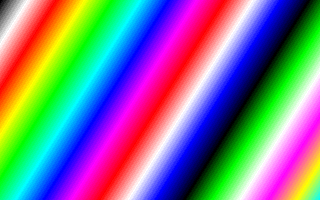
#> input picture test_images/colors.256.png, 320 x 200 px
$ python commandline.py --format art-studio-hires ../test_images/colors.256.png
#> lines starting #> are read from the running program, lines starting #| are printed output that depends on the picture
### c64img/base.py
"""
C64lib module holds all information needed to provide abstraction to low level
graphic related operation and conbertion in Python.
"""
import os
from collections import Counter
import logging

from PIL import Image
from PIL.ImageDraw import Draw

from c64img.path import get_modified_fname
from c64img.logger import Logger

# Palettes are organized with original C64 order:
# black, white, red, magenta, purple, green, dark blue, yellow,
# orange, brown, pink, dark gray, gray, light green, light blue, light gray

(BLACK, WHITE, RED, MAGENTA, PURPLE, GREEN, DARK_BLUE, YELLOW,
 ORANGE, BROWN, PINK, DARK_GRAY, GRAY, LIGHT_GREEN, LIGHT_BLUE,
 LIGHT_GRAY) = range(16)

PALETTES = {'Vice': ((0x00, 0x00, 0x00), (0xFF, 0xFF, 0xFF),
                     (0x9a, 0x53, 0x48), (0x8c, 0xc9, 0xd1),
                     (0x9b, 0x5a, 0xbb), (0x7b, 0xb7, 0x54),
                     (0x51, 0x42, 0xb1), (0xd8, 0xe2, 0x84),
                     (0xa0, 0x72, 0x35), (0x70, 0x5b, 0x00),
                     (0xc6, 0x89, 0x80), (0x69, 0x69, 0x69),
                     (0x92, 0x92, 0x92), (0xb9, 0xee, 0x99),
                     (0x8e, 0x82, 0xe1), (0xb9, 0xb9, 0xb9)),
            'Timanthes': ((0, 0, 0), (213, 213, 213),
                          (114, 53, 44), (101, 159, 166),
                          (115, 58, 145), (86, 141, 53),
                          (46, 35, 125), (174, 183, 94),
                          (119, 79, 30), (75, 60, 0),
                          (156, 99, 90), (71, 71, 71),
                          (107, 107, 107), (143, 194, 113),
                          (103, 93, 182), (143, 143, 143)),
            'Unknown': ((0x00, 0x00, 0x00), (0xff, 0xff, 0xff),
                        (0x88, 0x00, 0x00), (0xaa, 0xff, 0xee),
                        (0xcc, 0x44, 0xcc), (0x00, 0xcc, 0x55),
                        (0x00, 0x00, 0xaa), (0xee, 0xee, 0x77),
                        (0xdd, 0x88, 0x55), (0x66, 0x44, 0x00),
                        (0xff, 0x77, 0x77), (0x33, 0x33, 0x33),
                        (0x77, 0x77, 0x77), (0xaa, 0xff, 0x66),
                        (0x00, 0x88, 0xff), (0xbb, 0xbb, 0xbb)),
            'Pepto': ((0x00, 0x00, 0x00), (0xFF, 0xFF, 0xFF),
                      (0x68, 0x37, 0x2B), (0x70, 0xA4, 0xB2),
                      (0x6F, 0x3D, 0x86), (0x58, 0x8D, 0x43),
                      (0x35, 0x28, 0x79), (0xB8, 0xC7, 0x6F),
                      (0x6F, 0x4F, 0x25), (0x43, 0x39, 0x00),
                      (0x9A, 0x67, 0x59), (0x44, 0x44, 0x44),
                      (0x6C, 0x6C, 0x6C), (0x9A, 0xD2, 0x84),
                      (0x6C, 0x5E, 0xB5), (0x95, 0x95, 0x95))}
COLOR_SUBS = {BLACK: [DARK_GRAY, BROWN, DARK_BLUE],
              WHITE: [LIGHT_GRAY, LIGHT_GRAY],
              RED: [DARK_GRAY, GRAY, PURPLE],
              MAGENTA: [LIGHT_GRAY, GRAY, LIGHT_BLUE],
              PURPLE: [GRAY, DARK_GRAY, RED, ORANGE],
              GREEN: [GRAY, LIGHT_GRAY, YELLOW, LIGHT_GREEN],
              DARK_BLUE: [DARK_GRAY, BROWN, LIGHT_BLUE, BLACK],
              YELLOW: [LIGHT_GRAY, LIGHT_GREEN, WHITE],
              ORANGE: [GRAY, DARK_GRAY, PURPLE, BROWN],
              BROWN: [DARK_GRAY, DARK_BLUE, RED, BLACK],
              PINK: [GRAY, LIGHT_GRAY, GREEN, RED],
              DARK_GRAY: [GRAY, BROWN, DARK_BLUE, BLACK],
              GRAY: [LIGHT_GRAY, GREEN, LIGHT_BLUE, ORANGE, PURPLE, PINK],
              LIGHT_GREEN: [LIGHT_GRAY, YELLOW, WHITE],
              LIGHT_BLUE: [GRAY, LIGHT_GRAY, MAGENTA],
              LIGHT_GRAY: [LIGHT_GREEN, YELLOW, GRAY, WHITE]}
COLOR_NAMES = dict(enumerate(["Black", "White", "Red", "Magenta", "Purple",
                              "Green", "Dark blue", "Yellow", "Orange",
                              "Brown", "Pink", "Dark gray", "Gray",
                              "Light green", "Light blue", "Light gray"]))


class Char(object):
    """
    Char implementation
    """

    def __init__(self, log, prev=None, fix_clash=False):
        """
        Init. prev is the Char object which represents the same character in
        previous picture
        """
        self.background = None
        self.clash = False
        self.colors = {}
        self.max_colors = 2
        self.pixels = {}
        self.pixel_state = {0: False, 1: False}
        self.prev = prev
        self.log = log
        self._fix_clash = fix_clash

    def _analyze_color_map(self):
        """
        Check for the optimal color placement in char. This method may be run
        only on not clashed chars.
        """

        if self._check_clash():
            if not self._fix_clash:
                return
            self._fix_color_clash()

        if self.prev and self.prev.clash:
            return

        colors = Counter(self.pixels.values())
        self._compare_colors(colors)

    # [5 lines left out: function get_binary_data, not called in this run]

    def process(self, box, palette_map):
        """
        Store pixel/color information
        """
        for chry, chrx in sorted([(y, x)
                                  for x in range(box.size[0])
                                  for y in range(box.size[1])]):
            self.pixels[(chry, chrx)] = palette_map[box.getpixel((chrx, chry))]

        self._analyze_color_map()

    # [38 lines left out: function _fix_color_clash, not called in this run]

    def _check_clash(self):
        """
        Check color clash. max_colors is the maximum colors per char object
        """
        colors = Counter(self.pixels.values())

        if len(colors) > self.max_colors:
            self.clash = True

        if self.background is None:
            return self.clash

        if len(colors) == self.max_colors and self.background not in colors:
            self.clash = True

        return self.clash

    def _compare_colors_with_prev_char(self, colors, repeat=False):
        """
        Make a color map to the pixels comparing to the previous data
        """
        needs_repeat = False
        for color in sorted(colors):
            if color == self.background:
                continue
            if repeat:
                if color in self.colors:
                    continue

                for pair, taken in self.pixel_state.items():
                    if not taken:
                        self.pixel_state[pair] = True
                        self.colors[color] = pair
                        break
            elif self.prev and self.prev.colors.get(color, None) is not None:
                self.colors[color] = self.prev.colors[color]
                self.pixel_state[self.prev.colors[color]] = True
            else:
                needs_repeat = True

        return needs_repeat

    def _compare_colors(self, colors):
        """
        Make a color map to the pixels
        """
        if self._compare_colors_with_prev_char(colors):
            self._compare_colors_with_prev_char(colors, True)


class FullScreenImage(object):
    """
    Class represents full-screen image in unspecified C64 format
    """
    WIDTH = 320
    HEIGHT = 200
    LOGGER_NAME = 'PictureConverter'

    def __init__(self, fname, errors_action="none"):
        """
        Initialization. Fname is a full/relative path for a hires picture.
        errors_action can be one of "none", "save" and "show". In case of
        color clashes, it will do nothing, save picture with "_error" suffix
        or show it respectively.
        """
        self._errors_action = errors_action
        self._fname = fname
        self._palette_map = None
        self._save_map = {}
        self._src_image = None
        self.chars = {}
        self.data = {}
        self.log = Logger(self.LOGGER_NAME)()
        self.prev_chars = {}

    def save(self, filename, format_=None):
        """
        Save picture in one of the formats or as an executable prg.
        """
        if not self.data.get('bitmap'):
            if not self.convert():
                return 1

        if os.path.exists(filename):
            self.log.warning("File `%s' will be overwritten", filename)

        if self._save_map[format_](filename):
            return 0

    # [13 lines left out: functions set_bg_color, set_border_color, not called in this run]

    def convert(self):
        """
        Convert image to binary data
        """
        if not self._load():
            return False

        if not self._check_dimensions():
            return False

        hist = self._src_image.histogram()
        self._colors_check(hist)
        self._find_best_palette_map()
        self._find_most_freq_color(hist)
        return self._fill_memory()

    def _load(self):
        """
        Load src image and store it under _src_image attribute.
        """
        try:
            img = Image.open(self._fname)
#> img is the input picture: PIL image 320x200 P; mean R, G, B 124.9, 122.8, 140.8
            img = img.convert("RGB").convert('P', palette=Image.ADAPTIVE,
                                             dither='none', colors=16)
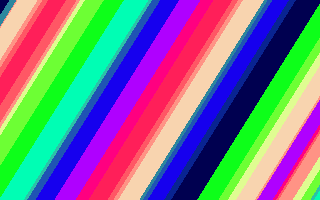
#> img: PIL image 320x200 P; mean R, G, B 121.3, 121.5, 139
            self._src_image = img
        except IOError:
            self.log.critical("Cannot open file `%s'. Exiting.", self._fname)
            if self.log.getEffectiveLevel() == logging.DEBUG:
                raise
            return False
        return True

    def _check_dimensions(self):
        """
        Check for image dimensions. If different from 320x200 return False
        """
        width, height = self._src_image.size

        if width == FullScreenImage.WIDTH and height == FullScreenImage.HEIGHT:
            return True

        return False

    def _find_most_freq_color(self, histogram):
        """
        Check for the most frequent color on the picture. Can be used to
        auto detect background/border colors.
        Value remembered in attribute data['most_freq_color'] is an
        index in the C64 palette (NOT the source image palette!).
        """
        pal = self._src_image.getpalette()
        pal = [tuple(pal[index:index + 3]) for index in range(0, len(pal), 3)]
        sorted_hist = sorted([(count, index)
                              for index, count in enumerate(histogram[:16])],
                             reverse=True)
        self.data['most_freq_colors'] = []
        for _, index in sorted_hist:
            color = self._palette_map[pal[index]]
            self.data['most_freq_colors'].append(color)

        self.data['most_freq_color'] = self.data['most_freq_colors'][0]

    def _colors_check(self, histogram):
        """
        Find out how many same colors do we have. Just an information to the
        user.
        """
        no_of_colors = len([col for col in histogram if col != 0])
        if no_of_colors < 2:
            self.log.warn("Picture have %d color(s). Result may be confusing.",
                          no_of_colors)
        else:
            self.log.info("Picture have %d colors", no_of_colors)

        return no_of_colors

    def _get_palette(self):
        """
        Return source image palette as RGB tuples
        """
        pal = self._src_image.getpalette()
        return [(pal[i], pal[i + 1], pal[i + 2]) for i in range(0, 16 * 3, 3)]

    # [6 lines left out: function _fill_memory, not called in this run]

    def _find_best_palette_map(self):
        """
        Try to match source image palette to predefined ones, and return name
        of the best matched palette and color map for current source image.
        """
        palettes_map = {}
        src_pal = self._get_palette()
        nearest_match = -1
        selected_palette = None

        for pal_name, pal in PALETTES.items():
            quality = 0
            palettes_map[pal_name] = {}
            for orig_color in src_pal:
                color2use, delta = _best_color_match(orig_color, pal)
                quality += delta
                palettes_map[pal_name][orig_color] = color2use
            if nearest_match < 0 or nearest_match > quality:
                nearest_match = quality
                selected_palette = pal_name

        if nearest_match == 0:
            self.log.info("Perfect palette match for %s-palette",
                          selected_palette)
        else:
            self.log.info("Quality: %d for %s-palette ", nearest_match,
                          selected_palette)

        self._palette_map = palettes_map[selected_palette]

    # [85 lines left out: functions _get_border, _get_background, _error_image_action, _get_the_substitute, not called in this run]


def _best_color_match(orig_color, colors):
    """
    Match provided color for closed match in colors list, and return it's
    index and delta (which indicates similarity)
    """
    delta = 0
    src_r, src_g, src_b = orig_color

    rgb_diff = 195075  # arbitrary number of maximum difference
    for idx, (pal_r, pal_g, pal_b) in enumerate(colors):
        partial_delta = (src_r - pal_r) ** 2 + \
                        (src_g - pal_g) ** 2 + (src_b - pal_b) ** 2

        if partial_delta == 0:  # bingo
            delta = partial_delta
            color2use = idx
            break

        if rgb_diff > partial_delta:
            rgb_diff = partial_delta
            delta = rgb_diff
            color2use = idx

    return color2use, delta

### c64img/hires.py
"""
Fullscreen high resolution image abstraction.

Assumptions:
    - Input image 320x200 pixels.
    - Maximum 2 colors per char may be used.
"""
from c64img import base


class HiresChar(base.Char):
    """
    Hires char implementation
    """

    def get_binary_data(self):
        """
        Return binary data for the char
        """
        result = {"bitmap": [], "screen-ram": 0}

        pixel_keys = sorted(self.pixels.keys())

        for key_row in [pixel_keys[index:index+8]
                        for index in range(0, len(pixel_keys), 8)]:
            char_line = 0
            for key in key_row:
                bit_ = self.colors.get(self.pixels[key], 0)
                char_line += bit_ * 2 ** (7 - key[1])
            result['bitmap'].append(char_line)

        colors = dict([(y, x) for x, y in self.colors.items()])
        if 0 in colors:
            result['screen-ram'] = colors[0]

        if 1 in colors:
            result['screen-ram'] += colors[1] * 16
        return result


class HiresConverter(base.FullScreenImage):
    """
    Convert bitmap graphic in png/gif/probably other formats supported by
    PIL into executable C64 prg file suitable to transfer to real thing or
    run in emulator.
    """
    LOGGER_NAME = "HiresConverter"

    def __init__(self, fname, errors_action="none"):
        """
        Initialization
        """
        super(HiresConverter, self).__init__(fname, errors_action)
        self._save_map = {"prg": self._save_prg,
                          "raw": self._save_raw,
                          "hires": self._save_ash,  # make sane default
                          "art-studio-hires": self._save_ash}

    # [10 lines left out: function _get_displayer, not called in this run]

    def _fill_memory(self):
        """
        Create bitmap/screen and error map as a picture if needed.
        """
        self.data["bitmap"] = []
        self.data["screen-ram"] = []
        error_list = []

        for chry, chrx in [(chry, chrx)
                           for chry in range(0, self._src_image.size[1], 8)
                           for chrx in range(0, self._src_image.size[0], 8)]:

            box = self._src_image.crop((chrx, chry,
                                        chrx + 8, chry + 8)).convert("RGB")

            char = HiresChar(self.log,
                             self.prev_chars.get((chry, chrx)),
                             self._errors_action == "fix")
            char.process(box, self._palette_map)
            self.chars[(chry, chrx)] = char

            char_data = char.get_binary_data()
            self.data['bitmap'].extend(char_data['bitmap'])
            self.data['screen-ram'].append(char_data['screen-ram'])

            if char.clash:
                error_list.append((chrx, chry))
                self.log.error("Too many colors per block in char %d, %d near"
                               " x=%d, y=%d.",
                               chrx / 8 + 1,
                               chry / 8 + 1,
                               chrx + 4,
                               chry + 4)

        if error_list:
            self._error_image_action(error_list)
            return False

        self.log.info("Conversion successful.")
        return True

    # [41 lines left out: functions _save_prg, _save_ash, _save_raw, not called in this run]

    def _check_dimensions(self):
        """
        Check for image dimensions. Same as in superclass, needed for feedback
        only.
        """
        result = super(HiresConverter, self)._check_dimensions()
        width, height = self._src_image.size
#> (the rest of the program and of its run is left out)
